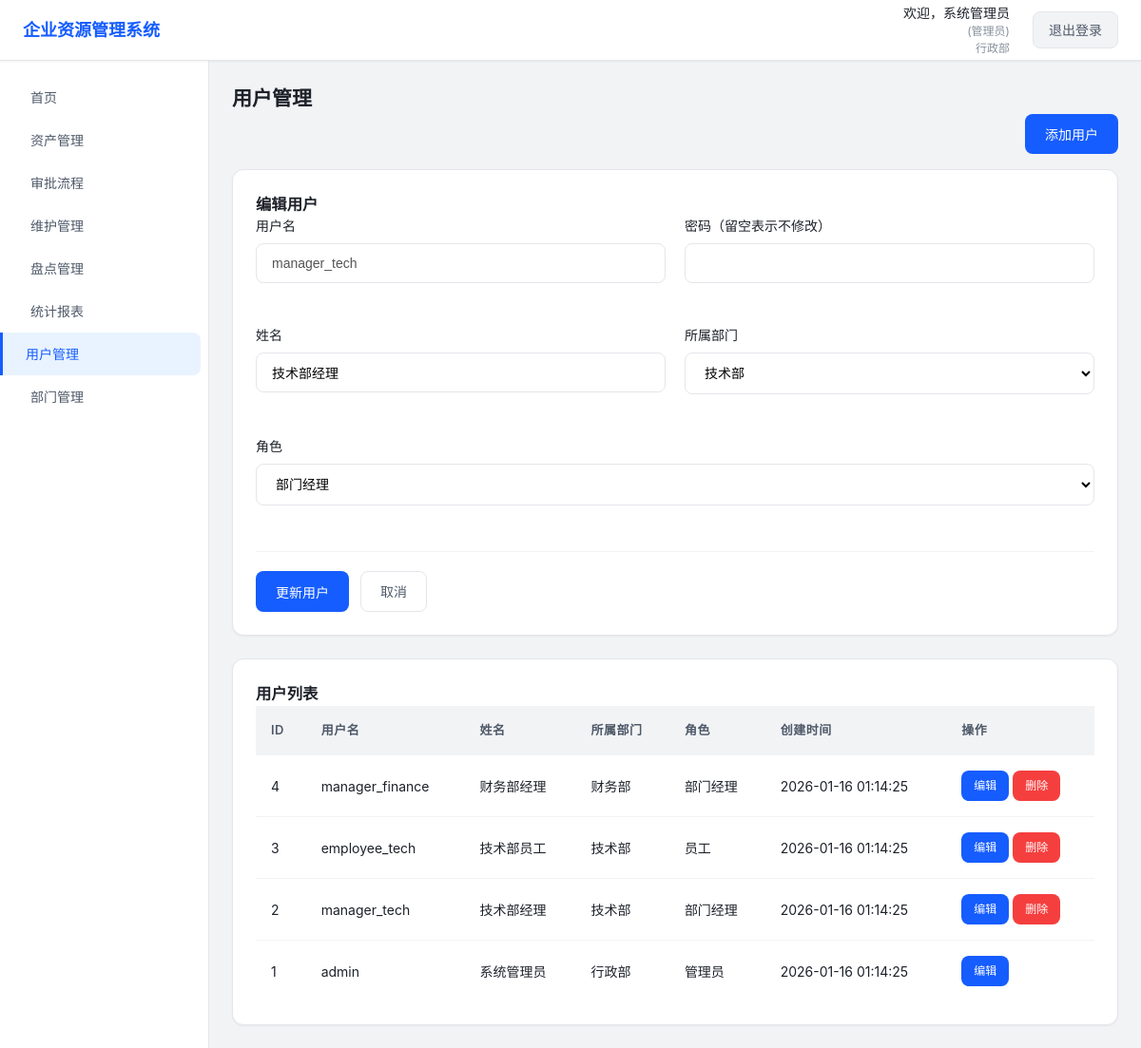
/users.php?edit=2 (signed in), run on the app's committed database.
### tables this page shows
CREATE TABLE IF NOT EXISTS `departments` (
  `id` INT AUTO_INCREMENT PRIMARY KEY,
  `name` VARCHAR(100) NOT NULL,
  `description` TEXT,
  `created_at` TIMESTAMP DEFAULT CURRENT_TIMESTAMP,
  `updated_at` TIMESTAMP DEFAULT CURRENT_TIMESTAMP ON UPDATE CURRENT_TIMESTAMP
);

CREATE TABLE IF NOT EXISTS `users` (
  `id` INT AUTO_INCREMENT PRIMARY KEY,
  `username` VARCHAR(100) NOT NULL,
  `password` VARCHAR(255) NOT NULL,
  `name` VARCHAR(100) NOT NULL,
  `department_id` INT,
  `role` ENUM('admin', 'manager', 'employee') DEFAULT 'employee',
  `created_at` TIMESTAMP DEFAULT CURRENT_TIMESTAMP,
  `updated_at` TIMESTAMP DEFAULT CURRENT_TIMESTAMP ON UPDATE CURRENT_TIMESTAMP
);

### config/db.php (called while the page is built, shortened)
<?php
$servername = "localhost";
$username = "test";
$password = "123456";
$dbname = "php_wish";
$conn = new mysqli($servername, $username, $password, $dbname);
$conn->set_charset("utf8mb4");
function execute_query($sql, $params = []) {
    global $conn;
    $stmt = $conn->prepare($sql);
    if (!empty($params)) {
        $types = str_repeat("s", count($params));
        $stmt->bind_param($types, ...$params);
    }
    $result = $stmt->execute();
    if (strtolower(substr(trim($sql), 0, 6)) === "select") {
        $result_set = $stmt->get_result();
        $rows = [];
        while ($row = $result_set->fetch_assoc()) {
            $rows[] = $row;
        }
        return $rows;
    }
    $affected_rows = $stmt->affected_rows;
    return ["affected_rows" => $affected_rows];
}
?>

### users.php (the view, shortened to what this page needs)
<?php
require_once 'config/db.php';
$user_id = $_SESSION['user_id'];
$name = $_SESSION['name'];
$role = $_SESSION['role'];
$department_id = $_SESSION['department_id'];
$dept_sql = "SELECT name FROM departments WHERE id = ?";
$dept_result = execute_query($dept_sql, [$department_id]);
$department_name = htmlspecialchars($dept_result[0]['name'] ?? '未知部门');
$departments_sql = "SELECT * FROM departments";
$departments = execute_query($departments_sql);
$users_sql = "SELECT u.*, d.name as department_name FROM users u
             LEFT JOIN departments d ON u.department_id = d.id
             ORDER BY u.id DESC";
$users = execute_query($users_sql);
$edit_user = null;
if (isset($_GET['edit'])) {
    $id = (int)$_GET['edit'];
    $user_sql = "SELECT * FROM users WHERE id = ?";
    $user_result = execute_query($user_sql, [$id]);
    $edit_user = $user_result[0] ?? null;
}
?>
<!DOCTYPE html>
<html lang="zh-CN">
<head>
    <link rel="stylesheet" href="assets/css/style.css">
</head>
<body>
    <div class="container">
        <header class="header">
            <div class="header-left">
                <h1>企业资源管理系统</h1>
            </div>
            <div class="header-right">
                <div class="user-info">
                    <span class="user-name">欢迎，<?php echo $name; ?></span>
                    <span class="role">(<?php echo $role === 'admin' ? '管理员' : ($role === 'manager' ? '部门经理' : '员工'); ?>)</span>
                    <span class="department"><?php echo $department_name; ?></span>
                </div>
                <a href="logout.php" class="logout-btn">退出登录</a>
            </div>
        </header>
        <div class="main-container">
            <nav class="sidebar">
                <ul>
                    <li><a href="index.php">首页</a></li>
                    <li><a href="assets.php">资产管理</a></li>
                    <li><a href="approval.php">审批流程</a></li>
                    <li><a href="maintenance.php">维护管理</a></li>
                    <li><a href="inventory.php">盘点管理</a></li>
                    <?php if ($role === 'admin' || $role === 'manager'): ?>
                        <li><a href="reports.php">统计报表</a></li>
                        <li><a href="users.php" class="active">用户管理</a></li>
                    <?php endif; ?>
                    <?php if ($role === 'admin'): ?>
                        <li><a href="departments.php">部门管理</a></li>
                    <?php endif; ?>
                </ul>
            </nav>
            <main class="main-content">
            <h2>用户管理</h2>
            <div style="margin-bottom: 16px; display: flex; justify-content: flex-end;">
                <button class="btn btn-primary" data-modal="user-modal">添加用户</button>
            </div>
            <?php if ($edit_user): ?>
            <div class="form-container" style="margin-bottom: 24px;">
                <h3>编辑用户</h3>
                <form method="post" onsubmit="return validateUserForm()">
                    <div class="form-row">
                        <div class="form-group">
                            <label for="username_edit">用户名</label>
                            <input type="text" id="username_edit" name="username" value="<?php echo htmlspecialchars($edit_user['username'] ?? ''); ?>" disabled>
                        </div>
                        <div class="form-group">
                            <label for="password_edit">密码（留空表示不修改）</label>
                            <input type="password" id="password_edit" name="password">
                        </div>
                    </div>
                    <div class="form-row">
                        <div class="form-group">
                            <label for="name_edit">姓名</label>
                            <input type="text" id="name_edit" name="name" value="<?php echo htmlspecialchars($edit_user['name'] ?? ''); ?>" required>
                        </div>
                        <div class="form-group">
                            <label for="department_id_edit">所属部门</label>
                            <select id="department_id_edit" name="department_id" required>
                                <?php foreach ($departments as $dept): ?>
                                    <option value="<?php echo (int)$dept['id']; ?>" <?php echo ($edit_user['department_id'] ?? '') == $dept['id'] ? 'selected' : ''; ?>>
                                        <?php echo htmlspecialchars($dept['name']); ?>
                                    </option>
                                <?php endforeach; ?>
                            </select>
                        </div>
                    </div>
                    <div class="form-row">
                        <div class="form-group">
                            <label for="role_edit">角色</label>
                            <select id="role_edit" name="role" required>
                                <option value="manager" <?php echo ($edit_user['role'] ?? '') === 'manager' ? 'selected' : ''; ?>>部门经理</option>
                            </select>
                        </div>
                    </div>
                    <div class="form-actions">
                        <button type="submit" name="update_user" class="btn btn-primary">
                            更新用户
                        </button>
                        <a href="users.php" class="btn btn-secondary">取消</a>
                    </div>
                </form>
            </div>
            <?php endif; ?>
            <div class="activity-section">
                <h3>用户列表</h3>
                <table class="activity-table">
                    <thead>
                        <tr>
                            <th>ID</th>
                            <th>用户名</th>
                            <th>姓名</th>
                            <th>所属部门</th>
                            <th>角色</th>
                            <th>创建时间</th>
                            <th>操作</th>
                        </tr>
                    </thead>
                    <tbody>
                        <?php if (!empty($users)): ?>
                            <?php foreach ($users as $user): ?>
                                <tr>
                                    <td><?php echo (int)$user['id']; ?></td>
                                    <td><?php echo htmlspecialchars($user['username']); ?></td>
                                    <td><?php echo htmlspecialchars($user['name']); ?></td>
                                    <td><?php echo htmlspecialchars($user['department_name'] ?? '未分配'); ?></td>
                                    <td><?php echo $user['role'] === 'admin' ? '管理员' : ($user['role'] === 'manager' ? '部门经理' : '员工'); ?></td>
                                    <td><?php echo $user['created_at']; ?></td>
                                    <td>
                                        <a href="users.php?edit=<?php echo (int)$user['id']; ?>" class="btn btn-sm btn-primary">编辑</a>
                                        <?php if ($user['id'] != $user_id): ?>
                                            <a href="users.php?delete=<?php echo (int)$user['id']; ?>" class="btn btn-sm btn-danger" onclick="return confirm('确定要删除此用户吗？');">删除</a>
                                        <?php endif; ?>
                                    </td>
                                </tr>
                            <?php endforeach; ?>
                        <?php else: ?>
                            <tr>
                                <td colspan="7" class="no-data">暂无用户</td>
                            </tr>
                        <?php endif; ?>
                    </tbody>
                </table>
            </div>
        </main>
        </div>
    </div>
</body>
</html>

### data on the page
departments: name "行政部"
users: username "manager_tech", name "技术部经理", department_id "技术部", role "部门经理", id "2", department.name "技术部", created_at "2026-01-16 01:14:25"
users: id "4", username "manager_finance", name "财务部经理", department.name "财务部", role "部门经理", created_at "2026-01-16 01:14:25"
users: id "3", username "employee_tech", name "技术部员工", department.name "技术部", role "员工", created_at "2026-01-16 01:14:25"
users: id "1", username "admin", name "系统管理员", department.name "行政部", role "管理员", created_at "2026-01-16 01:14:25"

### other printed values
$name "系统管理员"
